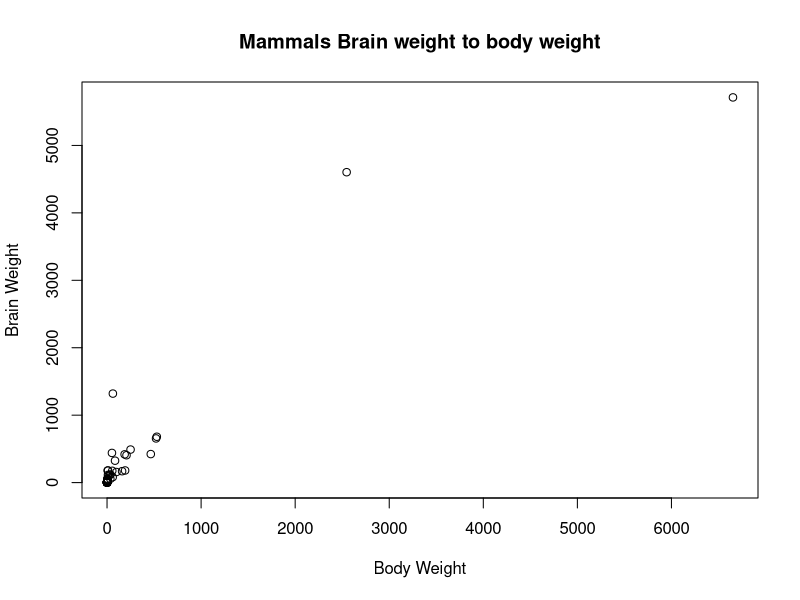
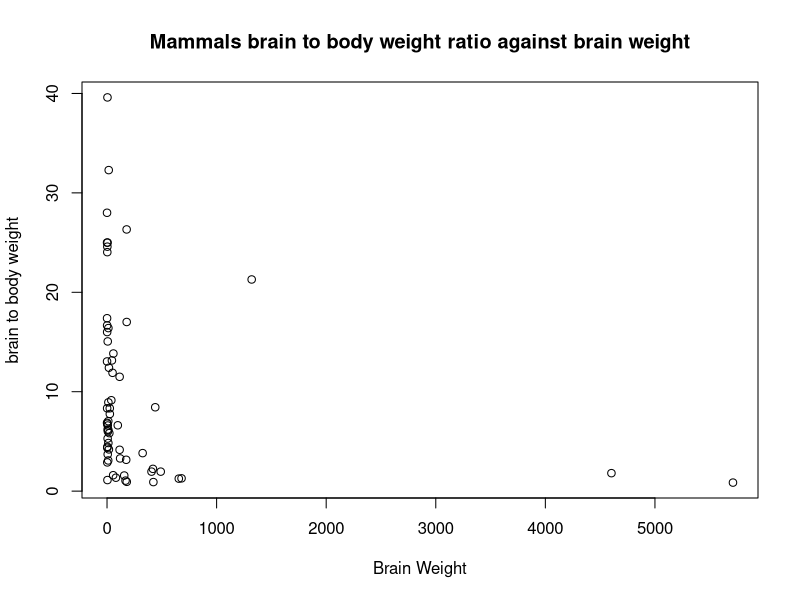

The R source for these figures, in order:
setwd("~/OneDrive - University of Canberra/Semester 2/Exploratory data analysis and visualization/Week 2/Tutorials/")


# loading the libraries
library("MASS")

library(dplyr)

# reading the airquality.csv csv file
airqualityData <- read.csv("airquality.csv")


#summary for mammals

dimensionOfMammals <- dim(mammals)
titleOfMammalsDF <- names(mammals)
summary(mammals)
head(mammals)

# plotting sccatterplot for brain to body weight

plot(mammals$body,mammals$brain,main="Mammals Brain weight to body weight",  ylab="Brain Weight", xlab="Body Weight")
identify(mammals$body,mammals$brain)


#19 32 33
mammals[19,]
mammals[32,]
mammals[33,]

#plotting scatterplot for brain to body weight ration against brain weight
brainToBodyRatio <- mammals$brain / mammals$body

plot(mammals$brain,brainToBodyRatio,main="Mammals brain to body weight ratio against brain weight",  ylab="brain to body weight", xlab="Brain Weight")
identify(mammals$body,brainToBodyRatio)

#mammal with largest brain weight relative to their body weight
mammals[11,]
